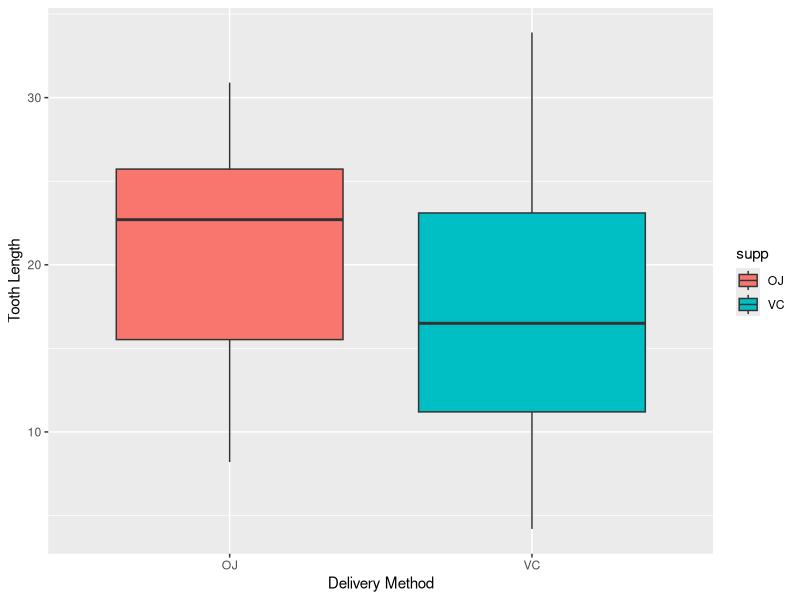
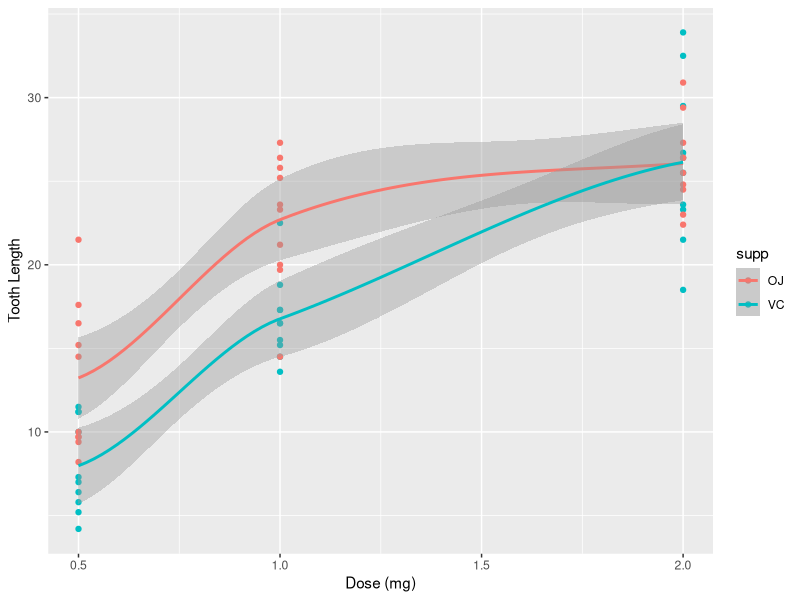

Reproduce these figures in R, in order. (Note: this script raises an error after producing the figures.)
## ---- chunk 1
library(datasets)
head(ToothGrowth, 3)
## ---- chunk 2
names(ToothGrowth)
## ---- chunk 3
summary(ToothGrowth)
## ---- chunk 4
library(ggplot2)
g <- ggplot(aes(x=supp, y=len), data=ToothGrowth)
g <- g + geom_boxplot(aes(fill=supp)) + ylab("Tooth Length") + xlab("Delivery Method")
g
## ---- chunk 5
g <- ggplot(aes(x=dose, y=len), data=ToothGrowth)
g <- g + geom_point(aes(color=supp)) + geom_smooth(aes(color=supp)) + ylab("Tooth Length") + xlab("Dose (mg)")
g
## ---- chunk 6
library(dplyr)
tg <- group_by(ToothGrowth, supp)
summarize(tg, var=var(len))
## ---- chunk 7
t.test(len ~ supp, data = ToothGrowth, paired=FALSE, var.equal=FALSE)
## ---- chunk 8
tg <- group_by(ToothGrowth, dose)
summarize(tg, var=var(len))
## ---- chunk 9
t.test(len ~ dose, data=ToothGrowth[ToothGrowth$dose==0.5 | ToothGrowth$dose==1.0,],
       paired=FALSE, var.equal=FALSE)
## ---- chunk 10
t.test(len ~ dose, data=ToothGrowth[ToothGrowth$dose==0.5 | ToothGrowth$dose==2.0,],
       paired=FALSE, var.equal=FALSE)
## ---- chunk 11
t.test(len ~ dose, data=ToothGrowth[ToothGrowth$dose==1.0 | ToothGrowth$dose==2.0,],
       paired=FALSE, var.equal=FALSE)
## ---- chunk 12
t.test(len ~ supp, data=ToothGrowth[ToothGrowth$dose==0.5,],
       paired=FALSE, var.equal=FALSE)
## ---- chunk 13
t.test(len ~ supp, data=ToothGrowth[ToothGrowth$dose==1.0,],
       paired=FALSE, var.equal=FALSE)
## ---- chunk 14
t.test(len ~ supp, data=ToothGrowth[ToothGrowth$dose==2.0,],
       paired=FALSE, var.equal=FALSE)
